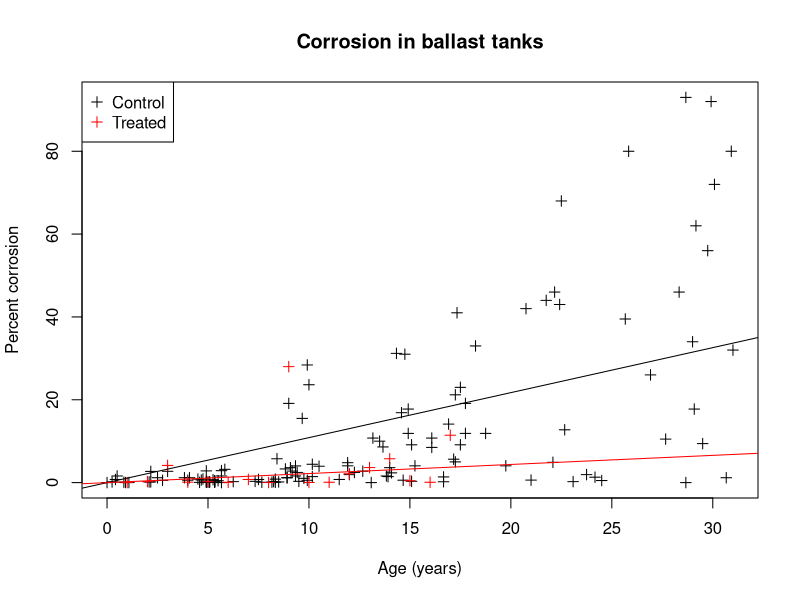

Write the R code that produced this figure.
## ---- chunk 1
corrdata<-read.table("stoltdata.txt", header=T)
treateddata<-corrdata[grep("^Stol", corrdata$naam),]
algdata<-corrdata[-grep("^Stol", corrdata$naam),]
mAll<-lm(corrdata$corrPercent~corrdata$leeftijdJaren+0)
mCon<-lm(algdata$corrPercent~algdata$leeftijdJaren+0)
mTreat<-lm(treateddata$corrPercent~treateddata$leeftijdJaren+0)
r2All<-summary(mAll)$r.squared
r2Con<-summary(mCon)$r.squared
r2Treat<-summary(mTreat)$r.squared

plot(algdata$corrPercent~algdata$leeftijdJaren, pch=3, 
     main="Corrosion in ballast tanks",
     xlab="Age (years)", ylab="Percent corrosion")
points(treateddata$corrPercent, pch=3,col="red") 
legend("topleft", legend=c("Control", "Treated"),  pch=3,col=c("black", "red"))
abline(mCon, col="black")
abline(mTreat, col="red")
